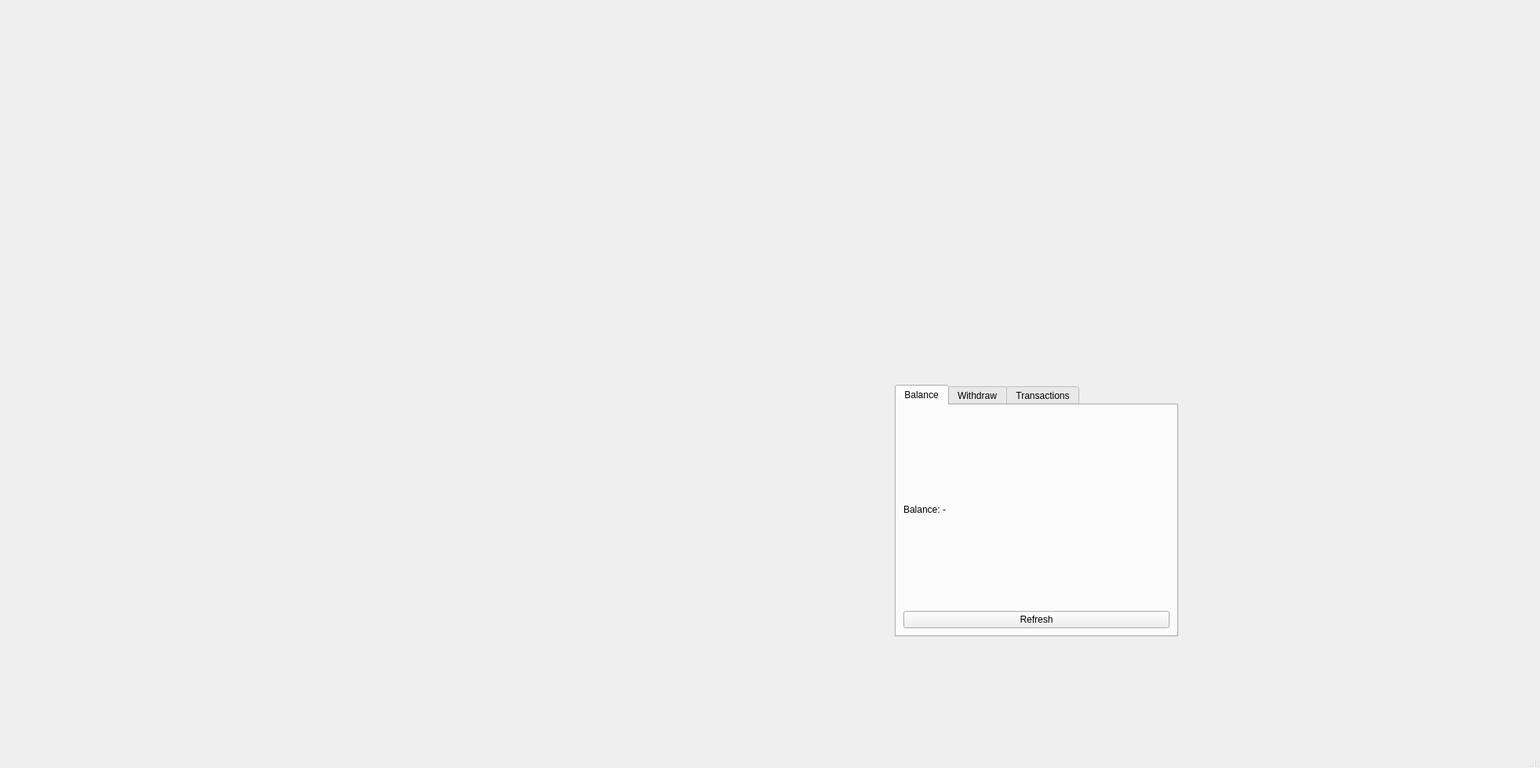
<?xml version="1.0" encoding="UTF-8"?>
<ui version="4.0">
 <class>MainWindow</class>
 <widget class="QMainWindow" name="MainWindow">
  <property name="geometry">
   <rect>
    <x>0</x>
    <y>0</y>
    <width>1962</width>
    <height>978</height>
   </rect>
  </property>
  <property name="windowTitle">
   <string>MainWindow</string>
  </property>
  <widget class="QWidget" name="centralwidget">
   <widget class="QTabWidget" name="tabWidget">
    <property name="geometry">
     <rect>
      <x>1140</x>
      <y>490</y>
      <width>361</width>
      <height>321</height>
     </rect>
    </property>
    <property name="sizePolicy">
     <sizepolicy hsizetype="Expanding" vsizetype="Expanding">
      <horstretch>0</horstretch>
      <verstretch>0</verstretch>
     </sizepolicy>
    </property>
    <property name="layoutDirection">
     <enum>Qt::LayoutDirection::LeftToRight</enum>
    </property>
    <property name="autoFillBackground">
     <bool>false</bool>
    </property>
    <property name="currentIndex">
     <number>0</number>
    </property>
    <property name="elideMode">
     <enum>Qt::TextElideMode::ElideNone</enum>
    </property>
    <property name="usesScrollButtons">
     <bool>true</bool>
    </property>
    <property name="documentMode">
     <bool>false</bool>
    </property>
    <property name="tabsClosable">
     <bool>false</bool>
    </property>
    <property name="movable">
     <bool>false</bool>
    </property>
    <property name="tabBarAutoHide">
     <bool>false</bool>
    </property>
    <widget class="QWidget" name="tab">
     <attribute name="title">
      <string>Balance</string>
     </attribute>
     <layout class="QVBoxLayout" name="verticalLayout_3">
      <item>
       <widget class="QLabel" name="balanceLabel">
        <property name="text">
         <string>Balance: -</string>
        </property>
       </widget>
      </item>
      <item>
       <widget class="QPushButton" name="refreshBalanceButton">
        <property name="text">
         <string>Refresh</string>
        </property>
       </widget>
      </item>
     </layout>
    </widget>
    <widget class="QWidget" name="tab_2">
     <attribute name="title">
      <string>Withdraw</string>
     </attribute>
     <layout class="QVBoxLayout" name="verticalLayout">
      <item>
       <widget class="QPushButton" name="withdraw20Button">
        <property name="text">
         <string>20</string>
        </property>
       </widget>
      </item>
      <item>
       <widget class="QPushButton" name="withdraw40Button">
        <property name="text">
         <string>40</string>
        </property>
       </widget>
      </item>
      <item>
       <widget class="QPushButton" name="withdraw50Button">
        <property name="text">
         <string>60</string>
        </property>
       </widget>
      </item>
      <item>
       <widget class="QPushButton" name="withdraw100Button">
        <property name="text">
         <string>100</string>
        </property>
       </widget>
      </item>
      <item>
       <widget class="QLineEdit" name="customAmountLineEdit"/>
      </item>
      <item>
       <widget class="QPushButton" name="customWithdrawButton">
        <property name="text">
         <string>Raise</string>
        </property>
       </widget>
      </item>
      <item>
       <widget class="QLabel" name="withdrawErrorLabel">
        <property name="text">
         <string/>
        </property>
        <property name="wordWrap">
         <bool>true</bool>
        </property>
       </widget>
      </item>
     </layout>
    </widget>
    <widget class="QWidget" name="tab_3">
     <attribute name="title">
      <string>Transactions</string>
     </attribute>
     <layout class="QVBoxLayout" name="verticalLayout_2">
      <item>
       <widget class="QTableWidget" name="transactionsTable">
        <column>
         <property name="text">
          <string>Date</string>
         </property>
        </column>
        <column>
         <property name="text">
          <string>Type</string>
         </property>
        </column>
        <column>
         <property name="text">
          <string>Amount</string>
         </property>
        </column>
       </widget>
      </item>
      <item>
       <widget class="QPushButton" name="refreshTransactionsButton">
        <property name="text">
         <string>Refresh</string>
        </property>
       </widget>
      </item>
     </layout>
    </widget>
   </widget>
  </widget>
  <widget class="QMenuBar" name="menubar">
   <property name="geometry">
    <rect>
     <x>0</x>
     <y>0</y>
     <width>1962</width>
     <height>21</height>
    </rect>
   </property>
  </widget>
  <widget class="QStatusBar" name="statusbar"/>
 </widget>
 <resources/>
 <connections/>
</ui>
